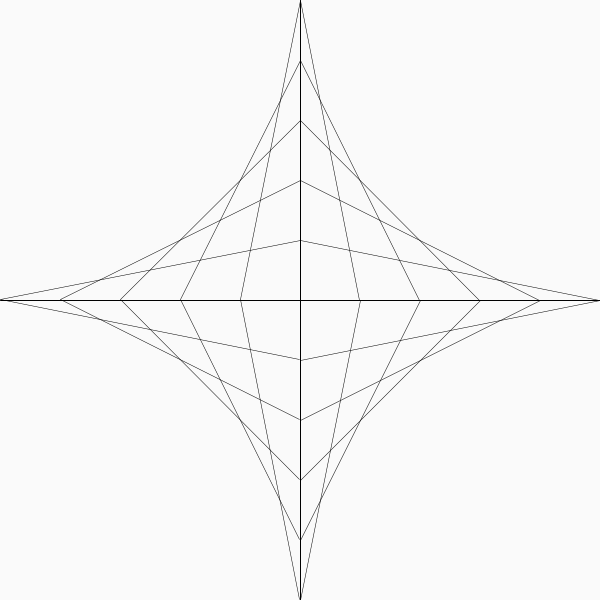
Frame 1 (no input)
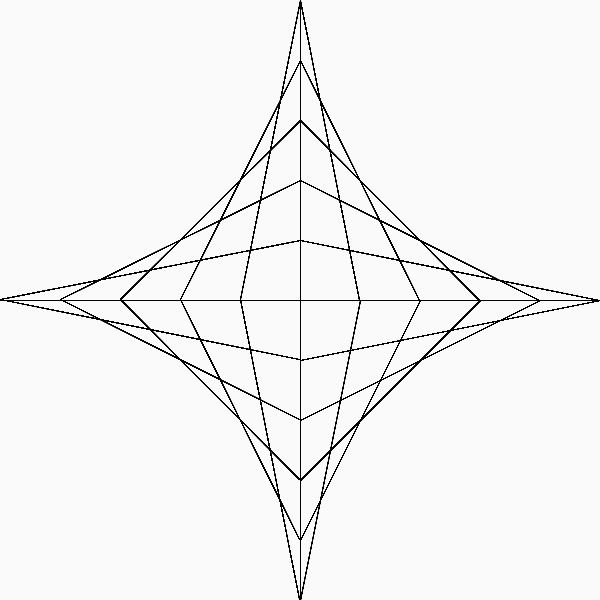
Frame 60 (the mouse pressed at the canvas centre just before this capture)
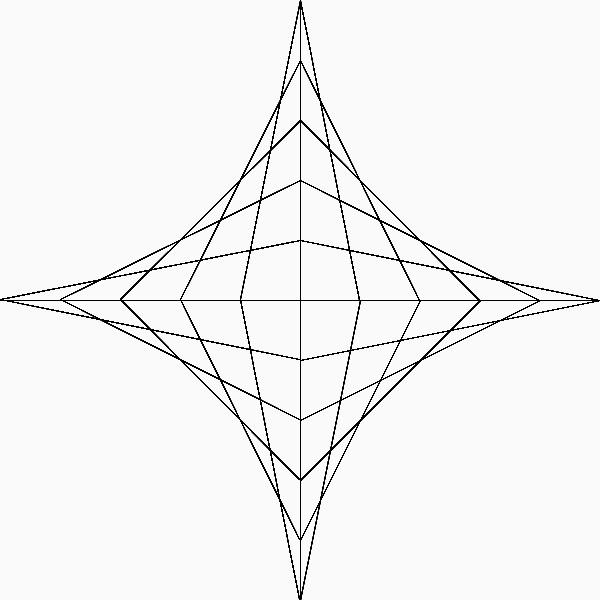
Frame 120 (the mouse held since frame 60 and released just before this capture)

The Processing sketch that drew these frames (run headless with seeded random() and noise(); from frame 60 on, the mouse is pressed at the canvas centre):

// Processing sketch: processing_182977
// ── processing_182977.pde

int xIntensity, yIntensity;
int xStep, yStep;
 
void setup(){
  size(600,600);
  background(250);
}
 
void draw(){
  
  xIntensity = 5;
  yIntensity = 5;
   
  xStep = int( width / xIntensity );
  yStep = int( height / yIntensity );
   
  pushMatrix();
  translate(width/2,height/2);
  scale(0.5);
    for( int i = 0; i < 4; i++ ){
      rotate(i*PI/2);
      linegular();
    }
  popMatrix(); 
   
  line(0,height/2,width,height/2);
  line(width/2,0,width/2,height);
}
 
void linegular(){
  for( int j = yStep, i = width; i > 0; i -= xStep ){   
    line(0,j,i,0);
    j+=yStep; 
    if(j>height) break;
  }
}
